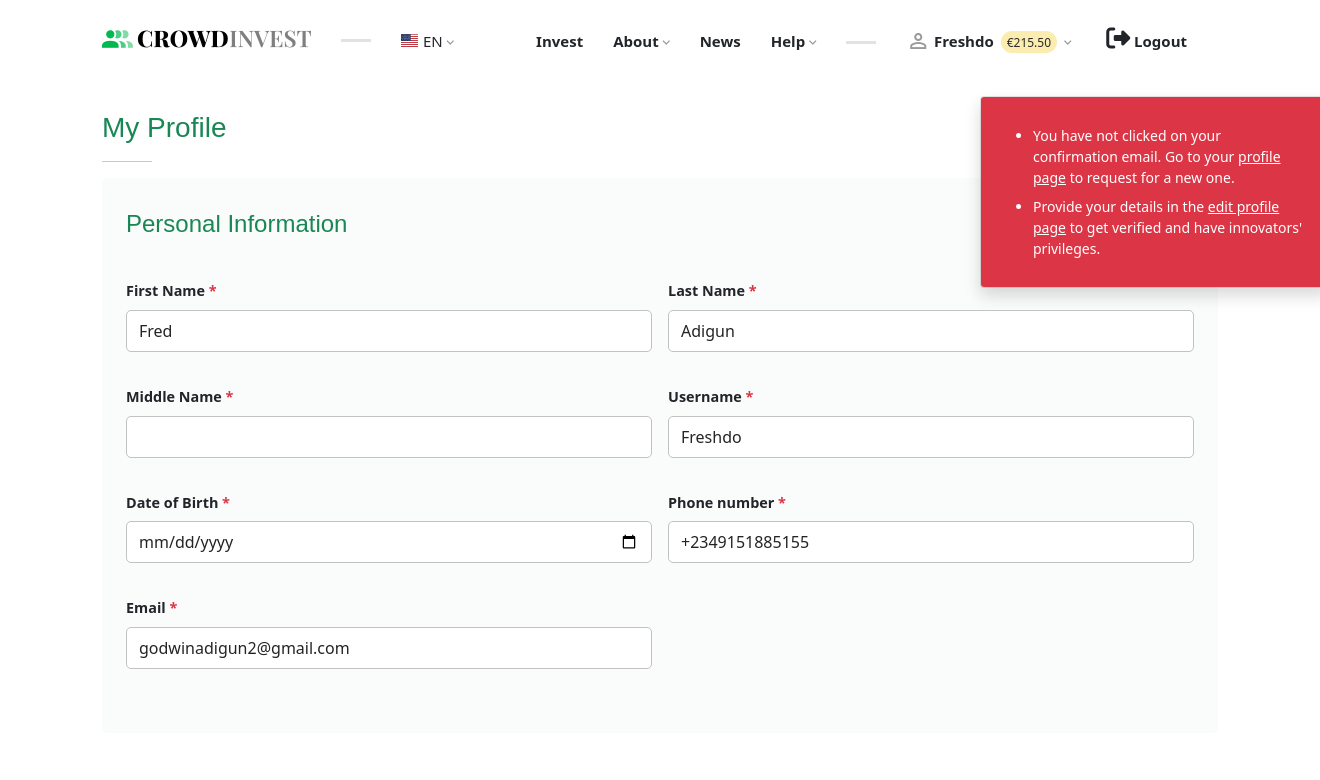
Before: /accounts/innovator/edit-profile (signed in, upper part) with the older database file.
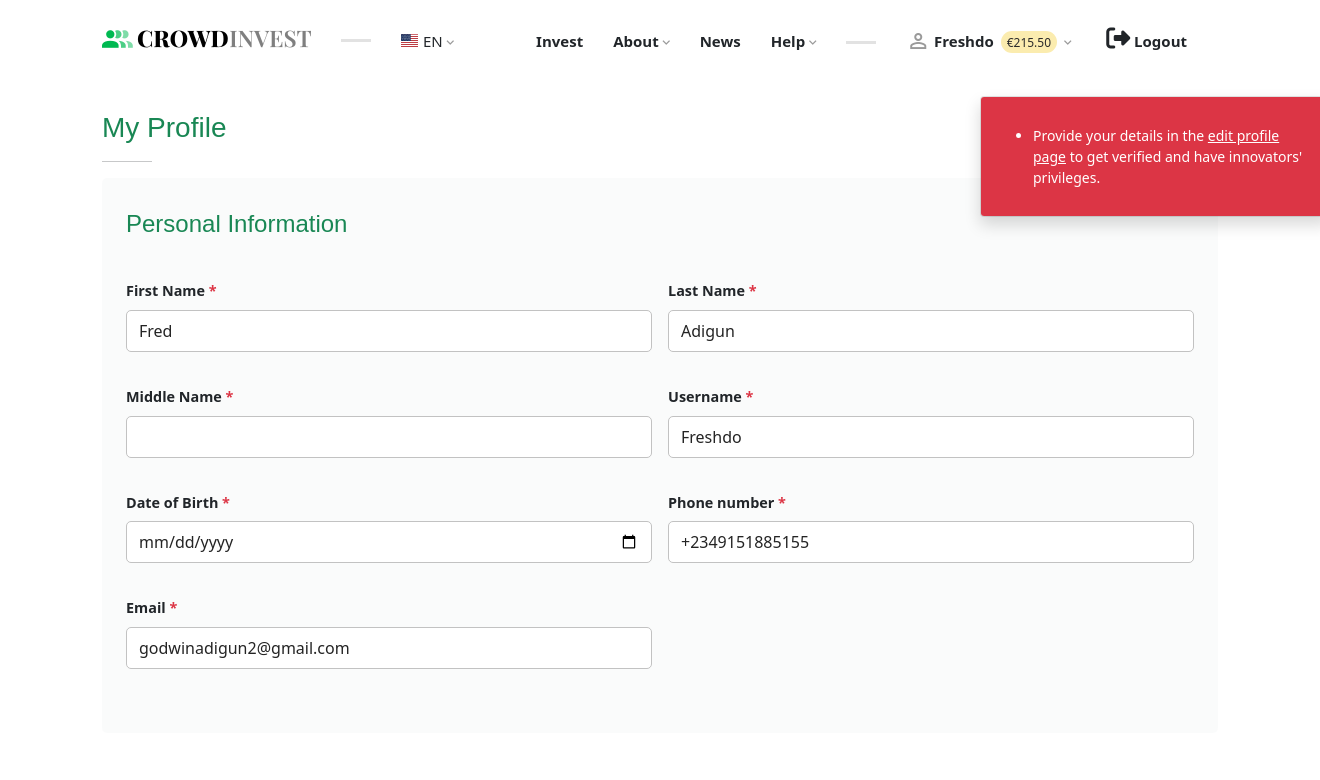
After: the same page with the newer database file.
### accounts/views.py (the view)
# urls.py: path('innovator/edit-profile', views.edit_profile, name='edit_profile'),
def edit_profile(request):
    if not request.user.is_authenticated:
        return redirect('accounts:innovator_login')
    try:
        user = Innovator.objects.get(user__username=request.user.username)
    except Innovator.DoesNotExist:
        return HttpResponse('User Not Found!')
    if request.method == 'POST':
        user_profile = UpdateUserForm(request.POST, request.FILES, instance=request.user)
    return render(request, 'accounts/edit_profile.html', {
        'user': user
    })

### accounts/templates/accounts/edit_profile.html (shortened to what this page needs)
{% extends 'base.html' %}
{% load static %}
{% block content %}
<!DOCTYPE html>
<html lang="en">
<head>
<link href="https://cdn.jsdelivr.net/npm/bootstrap@5.1.3/dist/css/bootstrap.min.css" rel="stylesheet">
</head>
<body>
<link rel="stylesheet" href="https://cdnjs.cloudflare.com/ajax/libs/font-awesome/5.13.1/css/all.min.css" />
<div class="container">
    <ul>
        {% if not user.user.signup_confirmation or not user.user.is_verified %}
            <div class="col-lg-8 col-xl-5 toastDiv mt-5 mx-auto">
            <div class="card toast mb-2 bg-danger animate__animated animate__pulse" role="alert" data-delay="10" aria-live="assertive" aria-atomic="true" data-autohide="false" style="margin: auto">
            <div class="toast-body text-white m-2">
                {% if not user.user.signup_confirmation %}
                <li class="" style="list-style: disc;">You have not clicked on your confirmation email. Go to your
                    <a href="{% url 'accounts:profile' %}" class="text-white text-decoration-underline">profile page</a>
                     to request for a new one.
                </li>
                {% endif %}
                {% if not user.user.is_verified %}
                <li class="" style="list-style: disc;">Provide your details in the
                    <a href="{% url 'accounts:edit_profile' %}" class="text-white text-decoration-underline">edit profile page</a>
                    to get verified and have innovators' privileges.
                </li>
                {% endif %}
            </div>
            </div>
        </div>
        {% endif %}
    </ul>
<div class="row">
<div class="col-12">
<div class="mt-3">
<h3 class="text-success">My Profile</h3>
<hr>
</div>
<form class="file-upload">
<div class="row mb-5 gx-5">
<div class="col-xxl-8 mb-5 mb-xxl-0">
<div class="bg-secondary-soft px-4 py-5 rounded">
<div class="row g-3">
<h4 class="mb-4 mt-0 text-success">Personal Information</h4>
<div class="col-md-6">
<label class="form-label">First Name
    <span class="text-danger">*</span>
</label>
<input type="text" class="form-control" placeholder="" aria-label="First name" value="{{ user.user.first_name }}">
</div>
<div class="col-md-6">
<label class="form-label">Last Name
    <span class="text-danger">*</span>
</label>
<input type="text" class="form-control" placeholder="" aria-label="Last name" value="{{ user.user.last_name }}">
</div>
<div class="col-md-6">
<label class="form-label">Middle Name
    <span class="text-danger">*</span>
</label>
<input type="text" class="form-control" placeholder="" aria-label="Middle name" value={% if user.user.middle_name %} "{{ user.user.middle_name }}" {% else %} "" {% endif %}>
</div>
<div class="col-md-6">
<label class="form-label">Username
    <span class="text-danger">*</span>
</label>
<input type="text" class="form-control" placeholder="" aria-label="Username" value="{{ user.user.username }}">
</div>
<div class="col-md-6">
<label class="form-label">Date of Birth
    <span class="text-danger">*</span>
</label>
<input type="date" class="form-control" placeholder="" aria-label="DOB" value="Doe">
</div>
<div class="col-md-6">
<label class="form-label">Phone number
    <span class="text-danger">*</span>
</label>
<input type="tel" class="form-control" placeholder="" aria-label="Phone number" value= {% if user.user.phone_num %}"{{ user.user.phone_num }}" {% else %} "" {% endif %}>
</div>
<div class="col-md-6">
<label for="inputEmail4" class="form-label">Email
    <span class="text-danger">*</span>
</label>
<input type="email" class="form-control" id="inputEmail4" value="{{ user.user.email }}">
</div>
</div>
</div>
</div>
</div>
</form>
</div>
</div>
</div>
</body>
</html>
{% endblock content %}

Changed rows visible on the page:
changed BaseUser "Freshdo": signup_confirmation False → True (drawn)
Other visible differences:
text no longer shown: "You have not clicked on your confirmation email. Go to your profile page to request for a new one."
